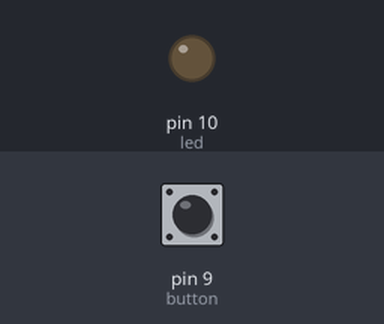
Bench run of a sketch on a simulated Arduino Uno, built with avr-gcc and run on an emulated ATmega328P. Parts: output pins drawn as LEDs (lit = HIGH). Dashed ring = blinking. Inputs (shaded band) come from the test bench; at power-on: pin 9 (button) HIGH.

Above: at 1.8 s.
1.9 s: pin 9 (button) pulled LOW for 0.6 s
At 2.4 s:
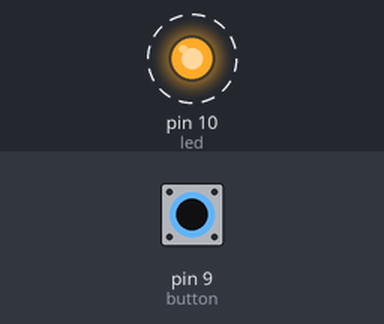
5.0 s: pin 9 (button) pulled LOW for 3.2 s
At 6.7 s:
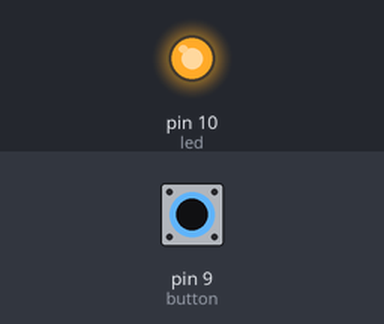
Timing chart, 0 to 11.0 s (numbered marks = the images above; inputs shaded):
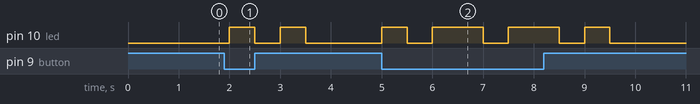

The sketch:

button_controlled_led.ino
```cpp
int led = 10;
int button = 9;
void setup() {
  // put your setup code here, to run once:
  pinMode(10,OUTPUT);
  pinMode(9, INPUT);

}

void loop() {
  // put your main code here, to run repeatedly:
  if(digitalRead(button)==0){
    digitalWrite(led, HIGH);
    delay(500);
    digitalWrite(led, LOW);
    delay(500);
    digitalWrite(led, HIGH);
    delay(500);
  }else{
    digitalWrite(led,LOW);
    delay(500);
  }
}
```

Measured:
- after the input at 1.9 s, pin 10 (led): alternates HIGH for 0.50 s and LOW for 0.50 s, 4 changes in all, then stays LOW, starting after 0.10 s
- after the input at 5.0 s, pin 10 (led): LOW → HIGH at once, then repeats every 1.5 s: LOW 0.50 s, HIGH 1.0 s
